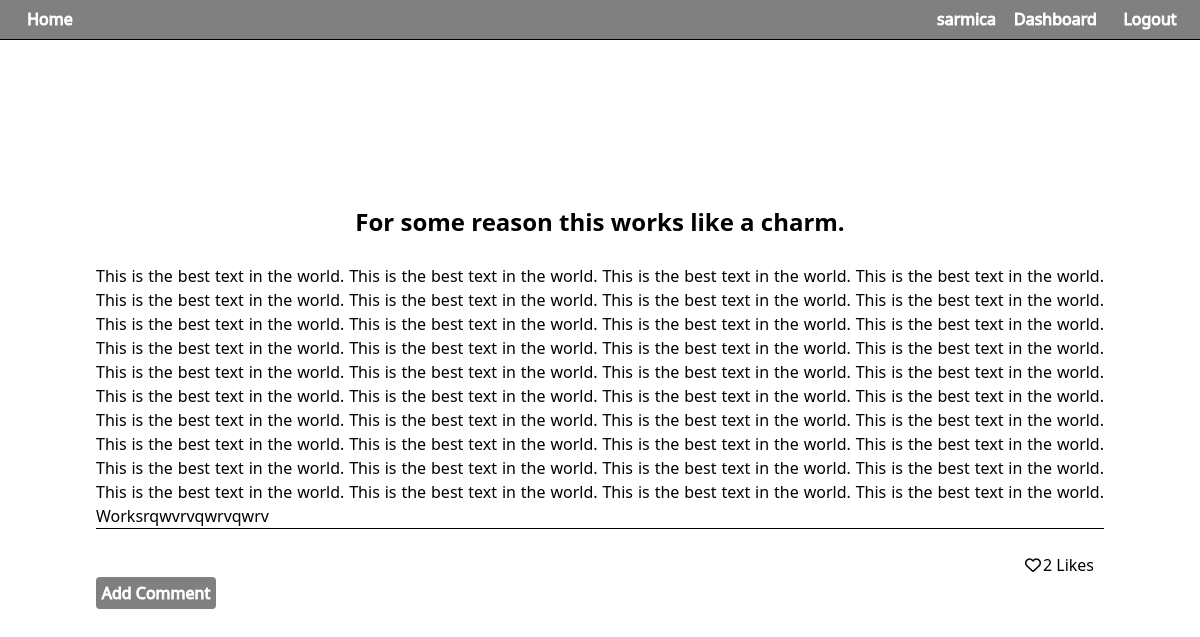
The page /post/188/ (signed in) on the database as committed earlier.
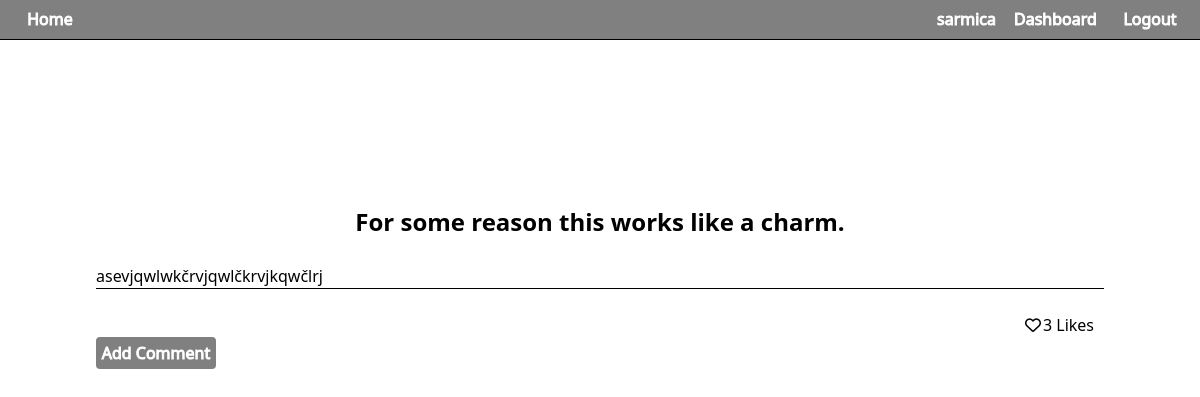
The same page on the database as committed later.
### posts/models.py (models this page shows, shortened)
class Post(models.Model):
    username = models.ForeignKey(User, on_delete=models.CASCADE)
    title = models.CharField(max_length=100)
    text = models.TextField(max_length=5000)
    pub_date = models.DateField()
    def likes(self):
        content_type = ContentType.objects.get_for_model(Post)
        likes = Like.objects.all().filter(object_id=self.pk, content_type=content_type).count()
        return likes

### posts/views.py (the view)
# urls.py: path("post/<int:pk>/", views.SeePost.as_view(), name="see_post"),
class SeePost(ListView):
    template_name = "posts/see_post.html"
    context_object_name = "post"
    model = Post
    def get(self, request, pk):
        post = Post.objects.get(pk=pk)
        return render(request, self.template_name, {'post':post})

### posts/templates/posts/see_post.html (shortened to what this page needs)
{% extends 'base.html' %}
{% block content %}
  <br />
  <center class="main-margin">
    <b><h1 class="posted-title" type="button" style="text-align: center;">{{ post.title }}</h1></b>
    <br/>
    <p class="posted-text-post" style="text-align: justify; display: flex; overflow: auto; height: auto; word-wrap: break-word;">{{ post.text }}</p><br>
    {% if user.is_authenticated %}
        <div hx-get="{% url 'this_like' post.pk %}" hx-swap="outerHTML" hx-trigger="load">
          {% include 'snippets/like_button.html' %}
        </div>
    {% endif %}
    {% if user.is_authenticated %}
    <button name="add-comment" id="add-comment" class="post-button" style="width: 120px; margin-right: 100%;"
    _="on click add @hidden to me then remove @hidden from #new-comment">Add Comment</button>
    <br/>
      {% endif %}
    <br/>
  </center>
{% endblock %}

### templates/base.html (shortened to what this page needs)
<!DOCTYPE html>
{% load static %}
<html lang="en">
  <head>
    <script src="https://cdn.tailwindcss.com"></script>
    <link href="{% static 'css/styles.css' %}" rel="stylesheet"></link>
  </head>
  <body>
    {% include 'topbar.html' %}
    {% block content %}
    {% endblock %}
  </body>
</html>

### templates/topbar.html (shortened to what this page needs)
{% if user.is_authenticated %}
  <div style="background-color: gray; height: 40px; border-bottom: 1px black solid; position:fixed; top: 0; width: 100%; z-index: 100;">
    <a href="{% url 'index' %}"
    class="post-button"
    style="position:absolute; left: 10px; top: 3px; text-align: center;"
    _="on mouseenter add .darkgrey-background to me
    on mouseleave remove .darkgrey-background from me">Home</a>
    <p class="post-button"
    style="position:absolute; right: 200px; top: 3px; text-align: right;">{{user}}</p >
    <a href="{% url 'logout_user' %}"
    class="post-button"
    style="position:absolute; right: 10px; top: 3px; text-align: center;"
    _="on mouseenter add .darkgrey-background to me
        on mouseleave remove .darkgrey-background from me">Logout</a>
    <a href="{% url 'dash_user' %}"
    class="post-button"
    style="position:absolute; right: 100px; top: 3px; text-align: center; width: 90px;"
    _="on mouseenter add .darkgrey-background to me
        on mouseleave remove .darkgrey-background from me">Dashboard</a>
  </div>
{% endif %}

### posts/templates/snippets/like_button.html
{% if this_like %}
  <div hx-post="{% url 'like_post' post.pk %}" hx-swap="outerHTML">
    <p style="float: right; right: 10px; position: relative;">{{ post.likes }} Likes</p>
    <a class="fas fa-heart" type="button" style="float: right; position:relative; right: 12px; top:4px; cursor: pointer;"></a>
  </div>
{% else %}
  <div hx-post="{% url 'like_post' post.pk %}" hx-swap="outerHTML">
    <p style="float: right; right: 10px; position: relative;">{{ post.likes }} Likes</p>
    <a class="far fa-heart" type="button" style="float: right; position:relative; right: 12px; top:4px; cursor: pointer;"></a>
  </div>
{% endif %}

### static/css/styles.css (style rules this page uses)
.post-button { padding: 4px; min-width: 80px; min-height: 32px; width: 80px; height: 32px; color: white; background-color: rgb(128,128,128) !important; -webkit-text-stroke: 1px white; border-radius: 4px; cursor: pointer; }
.posted-text-post { font-size: medium; overflow-wrap: break-word; text-overflow: ellipsis; text-align: justify; border-bottom: 1px black solid; }
.posted-title { font-size: x-large; text-align: left; overflow-wrap: break-word; }
.main-margin { margin-left: 15%; margin-right: 15%; margin-top: 4%; }
@media only screen and (max-device-width : 840px) { .main-margin { margin-left: 8%; margin-right: 8%; margin-top: 15%; } }

Rows that differ between the two databases and show on the page:
changed Post "For some reason this works like a charm.": text "This is the best text in the world. This is the best text in the world. This is the best text in the world. This is the best text in the world. This is the best text in the world. This is the best text in the world. This is the best text in the world. This is the best text in the world. This is the best text in the world. This is the best text in the world. This is the best text in the world. This is the best text in the world. This is the best text in the world. This is the best text in the world. This is the best text in the world. This is the best text in the world. This is the best text in the world. This is the best text in the world. This is the best text in the world. This is the…" → "asevjqwlwkčrvjqwlčkrvjkqwčlrj"; likes "2" → "3"
